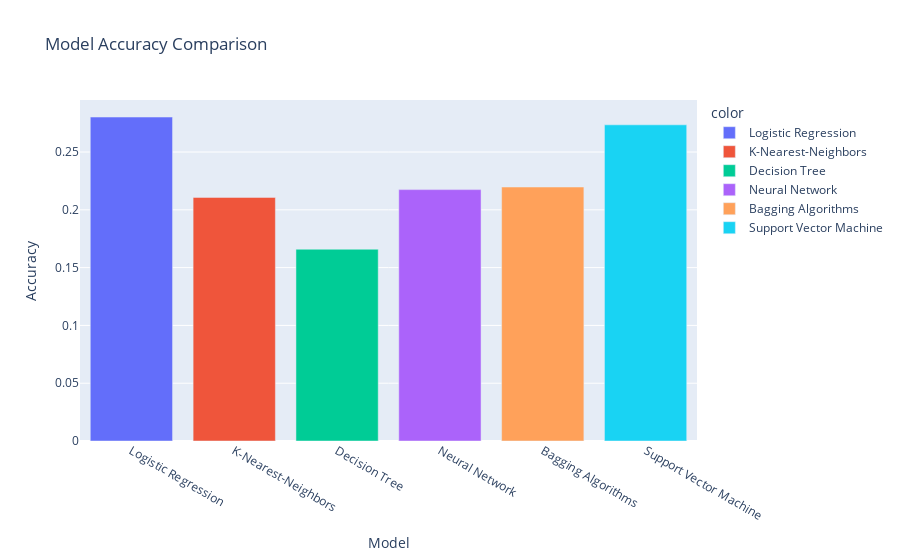

Here is the notebook cell this chart was saved with:
### Code cell
fig = px.bar(
    x=["Logistic Regression", "K-Nearest-Neighbors", "Decision Tree", "Neural Network", "Bagging Algorithms", "Support Vector Machine"],
    y=[lgs_acc, knn_acc, dec_acc, mlp_acc, bagging_acc, svm_acc],
    color=["Logistic Regression", "K-Nearest-Neighbors", "Decision Tree", "Neural Network", "Bagging Algorithms", "Support Vector Machine"],
    labels={'x': "Model", 'y': "Accuracy"},
    title="Model Accuracy Comparison"
)

fig.show()

### Figure 1 — Plotly figure (JSON) as saved in the notebook; plotly's stock layout.template omitted (floating-point values rounded to 4 significant figures)
{"data": [{"alignmentgroup": "True", "hovertemplate": "color=Logistic Regression<br>Model=%{x}<br>Accuracy=%{y}<extra></extra>", "legendgroup": "Logistic Regression", "marker": {"color": "#636efa", "pattern": {"shape": ""}}, "name": "Logistic Regression", "offsetgroup": "Logistic Regression", "orientation": "v", "showlegend": true, "textposition": "auto", "type": "bar", "x": ["Logistic Regression"], "xaxis": "x", "y": [0.2803], "yaxis": "y"}, {"alignmentgroup": "True", "hovertemplate": "color=K-Nearest-Neighbors<br>Model=%{x}<br>Accuracy=%{y}<extra></extra>", "legendgroup": "K-Nearest-Neighbors", "marker": {"color": "#EF553B", "pattern": {"shape": ""}}, "name": "K-Nearest-Neighbors", "offsetgroup": "K-Nearest-Neighbors", "orientation": "v", "showlegend": true, "textposition": "auto", "type": "bar", "x": ["K-Nearest-Neighbors"], "xaxis": "x", "y": [0.2108], "yaxis": "y"}, {"alignmentgroup": "True", "hovertemplate": "color=Decision Tree<br>Model=%{x}<br>Accuracy=%{y}<extra></extra>", "legendgroup": "Decision Tree", "marker": {"color": "#00cc96", "pattern": {"shape": ""}}, "name": "Decision Tree", "offsetgroup": "Decision Tree", "orientation": "v", "showlegend": true, "textposition": "auto", "type": "bar", "x": ["Decision Tree"], "xaxis": "x", "y": [0.1659], "yaxis": "y"}, {"alignmentgroup": "True", "hovertemplate": "color=Neural Network<br>Model=%{x}<br>Accuracy=%{y}<extra></extra>", "legendgroup": "Neural Network", "marker": {"color": "#ab63fa", "pattern": {"shape": ""}}, "name": "Neural Network", "offsetgroup": "Neural Network", "orientation": "v", "showlegend": true, "textposition": "auto", "type": "bar", "x": ["Neural Network"], "xaxis": "x", "y": [0.2175], "yaxis": "y"}, {"alignmentgroup": "True", "hovertemplate": "color=Bagging Algorithms<br>Model=%{x}<br>Accuracy=%{y}<extra></extra>", "legendgroup": "Bagging Algorithms", "marker": {"color": "#FFA15A", "pattern": {"shape": ""}}, "name": "Bagging Algorithms", "offsetgroup": "Bagging Algorithms", "orientation": "v", "showlegend": true, "textposition": "auto", "type": "bar", "x": ["Bagging Algorithms"], "xaxis": "x", "y": [0.2197], "yaxis": "y"}, {"alignmentgroup": "True", "hovertemplate": "color=Support Vector Machine<br>Model=%{x}<br>Accuracy=%{y}<extra></extra>", "legendgroup": "Support Vector Machine", "marker": {"color": "#19d3f3", "pattern": {"shape": ""}}, "name": "Support Vector Machine", "offsetgroup": "Support Vector Machine", "orientation": "v", "showlegend": true, "textposition": "auto", "type": "bar", "x": ["Support Vector Machine"], "xaxis": "x", "y": [0.2735], "yaxis": "y"}], "layout": {"barmode": "relative", "legend": {"title": {"text": "color"}, "tracegroupgap": 0}, "title": {"text": "Model Accuracy Comparison"}, "xaxis": {"anchor": "y", "domain": [0, 1], "title": {"text": "Model"}}, "yaxis": {"anchor": "x", "domain": [0, 1], "title": {"text": "Accuracy"}}}}
